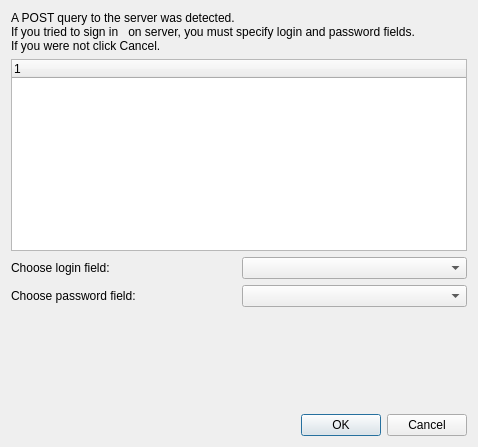
<?xml version="1.0" encoding="UTF-8"?>
<ui version="4.0">
 <class>LoginParamsForm</class>
 <widget class="QDialog" name="LoginParamsForm">
  <property name="geometry">
   <rect>
    <x>0</x>
    <y>0</y>
    <width>478</width>
    <height>447</height>
   </rect>
  </property>
  <property name="windowTitle">
   <string>Dialog</string>
  </property>
  <layout class="QVBoxLayout" name="verticalLayout">
   <item>
    <widget class="QLabel" name="label">
     <property name="text">
      <string>A POST query to the server was detected. 
If you tried to sign in   on server, you must specify login and password fields.
If you were not click Cancel.</string>
     </property>
    </widget>
   </item>
   <item>
    <widget class="QTreeWidget" name="treeWidget">
     <property name="rootIsDecorated">
      <bool>false</bool>
     </property>
     <property name="expandsOnDoubleClick">
      <bool>false</bool>
     </property>
     <column>
      <property name="text">
       <string notr="true">1</string>
      </property>
     </column>
    </widget>
   </item>
   <item>
    <layout class="QGridLayout" name="gridLayout">
     <item row="0" column="0">
      <widget class="QLabel" name="label_2">
       <property name="text">
        <string>Choose login field:</string>
       </property>
      </widget>
     </item>
     <item row="0" column="1">
      <widget class="QComboBox" name="loginComboBox"/>
     </item>
     <item row="1" column="0">
      <widget class="QLabel" name="label_3">
       <property name="text">
        <string>Choose password field:</string>
       </property>
      </widget>
     </item>
     <item row="1" column="1">
      <widget class="QComboBox" name="passwordComboBox"/>
     </item>
    </layout>
   </item>
   <item>
    <spacer name="verticalSpacer">
     <property name="orientation">
      <enum>Qt::Vertical</enum>
     </property>
     <property name="sizeHint" stdset="0">
      <size>
       <width>20</width>
       <height>40</height>
      </size>
     </property>
    </spacer>
   </item>
   <item>
    <widget class="QDialogButtonBox" name="buttonBox">
     <property name="orientation">
      <enum>Qt::Horizontal</enum>
     </property>
     <property name="standardButtons">
      <set>QDialogButtonBox::Cancel|QDialogButtonBox::Ok</set>
     </property>
    </widget>
   </item>
  </layout>
 </widget>
 <resources/>
 <connections>
  <connection>
   <sender>buttonBox</sender>
   <signal>accepted()</signal>
   <receiver>LoginParamsForm</receiver>
   <slot>accept()</slot>
   <hints>
    <hint type="sourcelabel">
     <x>248</x>
     <y>254</y>
    </hint>
    <hint type="destinationlabel">
     <x>157</x>
     <y>274</y>
    </hint>
   </hints>
  </connection>
  <connection>
   <sender>buttonBox</sender>
   <signal>rejected()</signal>
   <receiver>LoginParamsForm</receiver>
   <slot>reject()</slot>
   <hints>
    <hint type="sourcelabel">
     <x>316</x>
     <y>260</y>
    </hint>
    <hint type="destinationlabel">
     <x>286</x>
     <y>274</y>
    </hint>
   </hints>
  </connection>
 </connections>
</ui>
